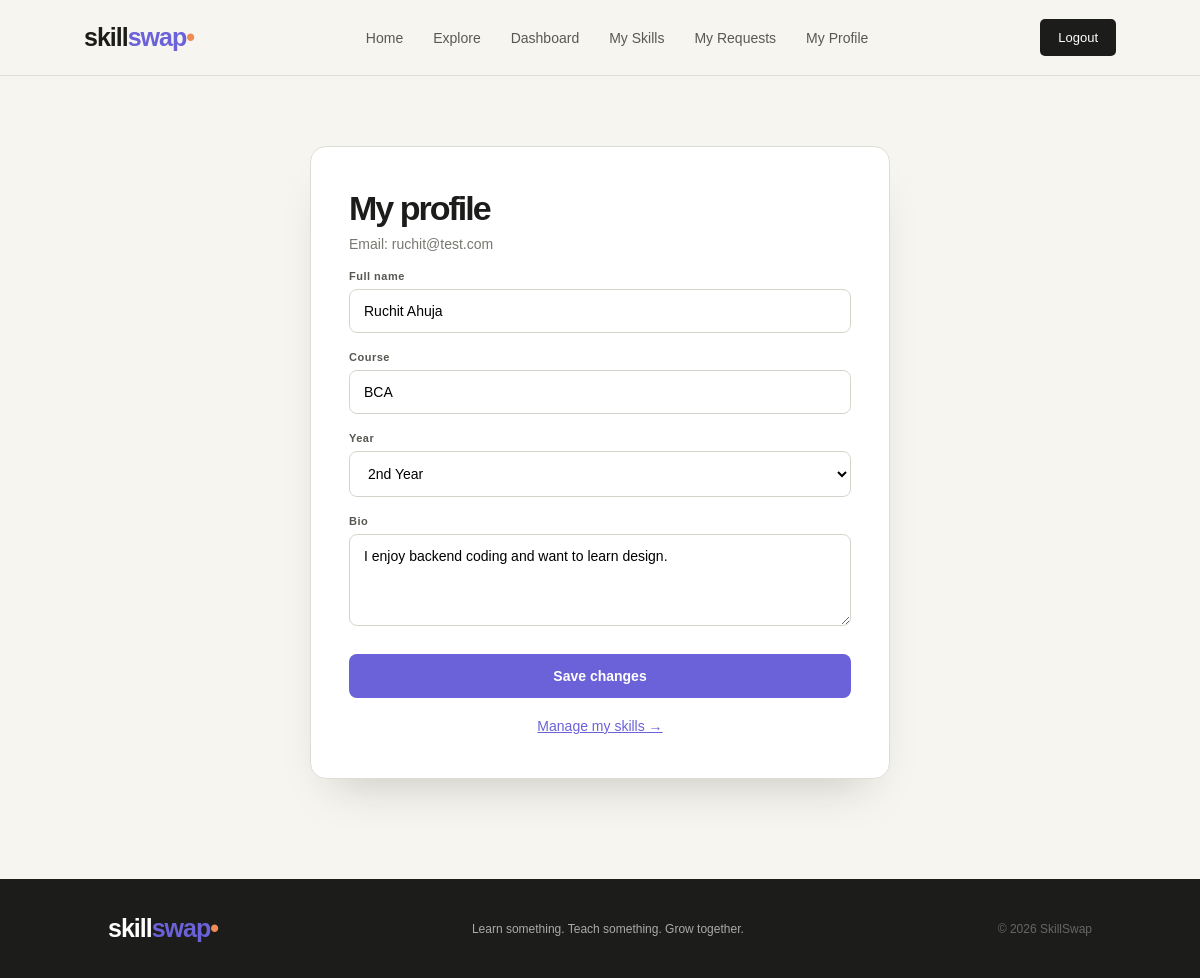
The app's page /profile.php (signed in) with its own data.
### tables this page shows
CREATE TABLE users (
    user_id  INT AUTO_INCREMENT PRIMARY KEY,
    name     VARCHAR(100) NOT NULL,
    email    VARCHAR(150) NOT NULL UNIQUE,
    password VARCHAR(255) NOT NULL,
    course   VARCHAR(100) DEFAULT NULL,
    year     VARCHAR(30)  DEFAULT NULL,
    bio      TEXT         DEFAULT NULL,
    role     ENUM('student','admin') NOT NULL DEFAULT 'student'
);

### includes/helpers.php (called while the page is built, shortened)
<?php
function e($value): string {
    return htmlspecialchars((string)$value, ENT_QUOTES, 'UTF-8');
}
function current_user_id(): int {
    return (int)($_SESSION['user_id'] ?? 0);
}

### profile.php (the view, shortened to what this page needs)
<?php
require_once "includes/helpers.php";
$uid = current_user_id();
$allowed_years = ['1st Year', '2nd Year', '3rd Year', '4th Year'];
$stmt = $conn->prepare("SELECT name, email, course, year, bio FROM users WHERE user_id = ?");
$stmt->bind_param("i", $uid);
$stmt->execute();
$me = $stmt->get_result()->fetch_assoc();
include "includes/header.php";
?>
<section class="form-card wide">
    <h2>My profile</h2>
    <p class="muted">Email: <?php echo e($me['email']); ?></p>
    <form method="POST" action="profile.php">
        <label>Full name</label>
        <input type="text" name="name" value="<?php echo e($me['name']); ?>" required>
        <label>Course</label>
        <input type="text" name="course" value="<?php echo e($me['course']); ?>" required>
        <label>Year</label>
        <select name="year" required>
            <?php foreach ($allowed_years as $y): ?>
                <option <?php echo $me['year'] === $y ? 'selected' : ''; ?>><?php echo e($y); ?></option>
            <?php endforeach; ?>
        </select>
        <label>Bio</label>
        <textarea name="bio" rows="4" maxlength="500"><?php echo e($me['bio']); ?></textarea>
        <button type="submit" class="btn-full">Save changes</button>
    </form>
    <p class="muted center"><a href="skills.php">Manage my skills →</a></p>
</section>
<?php include "includes/footer.php"; ?>

### styles.css (style rules this page uses)
* { margin: 0; padding: 0; box-sizing: border-box; }
html { scroll-behavior: smooth; }
body { background: #f7f5ef; color: #1c1d1a; font-family: Arial, sans-serif; overflow-x: hidden; }
html { min-height: 100%; }
body { min-height: 100vh; display: flex; flex-direction: column; }
.muted { color: #777870; }
.center { text-align: center; margin-top: 20px; font-size: 14px; }
.page a { color: #6b61d8; }
.btn-full { width: 100%; margin-top: 24px; padding: 14px; border: none; border-radius: 8px; background: #6b61d8; color: #fff; cursor: pointer; font-size: 14px; font-weight: bold; transition: .3s; }
.form-card { position: relative; overflow: hidden; max-width: 450px; margin: 10px auto; padding: 42px 38px 36px; background: #fff; border: 1px solid #deddd5; border-radius: 16px; box-shadow: 0 25px 45px -25px rgba(28, 29, 26, .25); animation: fadeUp .6s ease both; }
.form-card.wide { max-width: 580px; }
.form-card h2 { font-size: 34px; letter-spacing: -2px; margin-bottom: 8px; }
.form-card>p.muted { font-size: 14px; margin-bottom: 8px; }
.form-card label { display: block; margin: 18px 0 7px; font-size: 11px; font-weight: bold; letter-spacing: .5px; color: #565750; }
.form-card input, .form-card select, .form-card textarea { width: 100%; padding: 13px 14px; border: 1px solid #d5d4cc; border-radius: 8px; background: #fff; font: inherit; font-size: 14px; outline: none; transition: .3s; }
.form-card textarea { resize: vertical; }

### records on screen
users: email "ruchit@test.com", name "Ruchit Ahuja", course "BCA", bio "I enjoy backend coding and want to learn design."

### other values on screen
form field year "2nd Year"
